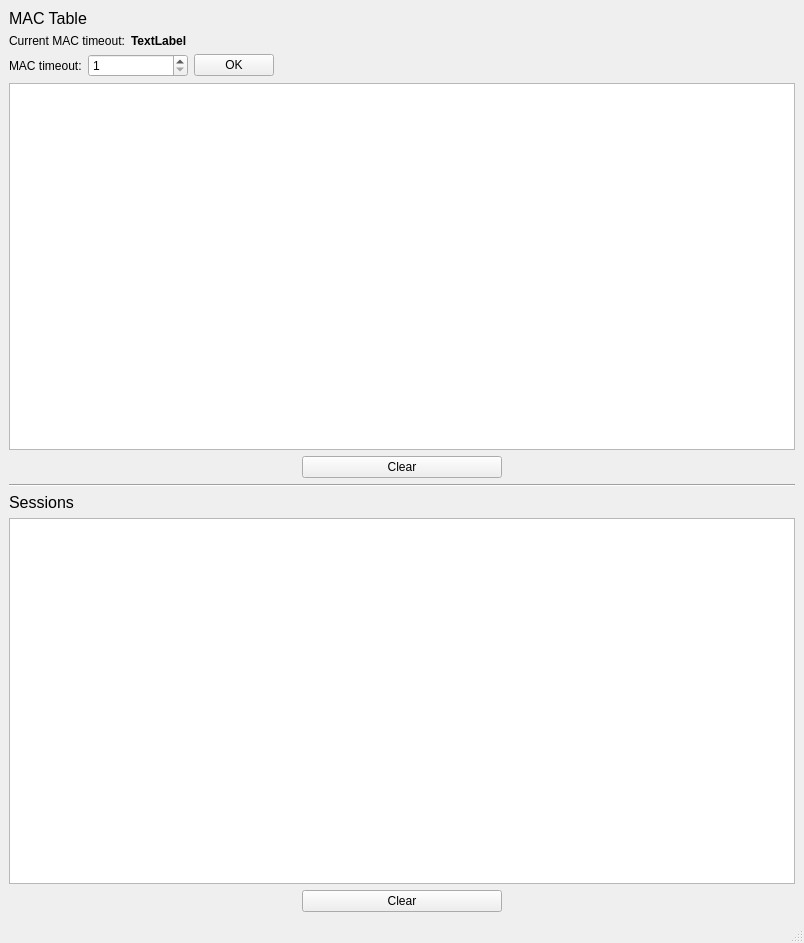
<?xml version="1.0" encoding="UTF-8"?>
<ui version="4.0">
 <class>InfoTable</class>
 <widget class="QMainWindow" name="InfoTable">
  <property name="geometry">
   <rect>
    <x>0</x>
    <y>0</y>
    <width>804</width>
    <height>943</height>
   </rect>
  </property>
  <property name="windowTitle">
   <string>MainWindow</string>
  </property>
  <widget class="QWidget" name="centralwidget">
   <layout class="QVBoxLayout" name="verticalLayout_2">
    <item>
     <widget class="QLabel" name="title_mac">
      <property name="font">
       <font>
        <pointsize>12</pointsize>
       </font>
      </property>
      <property name="text">
       <string>MAC Table</string>
      </property>
     </widget>
    </item>
    <item>
     <layout class="QHBoxLayout" name="horizontalLayout_4">
      <item>
       <widget class="QLabel" name="label_2">
        <property name="sizePolicy">
         <sizepolicy hsizetype="Fixed" vsizetype="Preferred">
          <horstretch>0</horstretch>
          <verstretch>0</verstretch>
         </sizepolicy>
        </property>
        <property name="text">
         <string>Current MAC timeout:</string>
        </property>
       </widget>
      </item>
      <item>
       <widget class="QLabel" name="currentTimeout">
        <property name="font">
         <font>
          <bold>true</bold>
         </font>
        </property>
        <property name="text">
         <string>TextLabel</string>
        </property>
       </widget>
      </item>
     </layout>
    </item>
    <item>
     <layout class="QHBoxLayout" name="horizontalLayout">
      <item>
       <widget class="QLabel" name="labelTimeout">
        <property name="sizePolicy">
         <sizepolicy hsizetype="Fixed" vsizetype="Preferred">
          <horstretch>0</horstretch>
          <verstretch>0</verstretch>
         </sizepolicy>
        </property>
        <property name="text">
         <string>MAC timeout:</string>
        </property>
       </widget>
      </item>
      <item>
       <widget class="QSpinBox" name="timeoutValue">
        <property name="sizePolicy">
         <sizepolicy hsizetype="Fixed" vsizetype="Fixed">
          <horstretch>0</horstretch>
          <verstretch>0</verstretch>
         </sizepolicy>
        </property>
        <property name="minimumSize">
         <size>
          <width>100</width>
          <height>0</height>
         </size>
        </property>
        <property name="minimum">
         <number>1</number>
        </property>
        <property name="maximum">
         <number>1200</number>
        </property>
       </widget>
      </item>
      <item>
       <widget class="QPushButton" name="acceptTimeout">
        <property name="sizePolicy">
         <sizepolicy hsizetype="Fixed" vsizetype="Fixed">
          <horstretch>0</horstretch>
          <verstretch>0</verstretch>
         </sizepolicy>
        </property>
        <property name="text">
         <string>OK</string>
        </property>
       </widget>
      </item>
      <item>
       <spacer name="horizontalSpacer">
        <property name="orientation">
         <enum>Qt::Horizontal</enum>
        </property>
        <property name="sizeHint" stdset="0">
         <size>
          <width>40</width>
          <height>20</height>
         </size>
        </property>
       </spacer>
      </item>
     </layout>
    </item>
    <item>
     <widget class="QTableView" name="macTable"/>
    </item>
    <item>
     <layout class="QHBoxLayout" name="horizontalLayout_2">
      <item>
       <widget class="QPushButton" name="clearMac">
        <property name="sizePolicy">
         <sizepolicy hsizetype="Fixed" vsizetype="Fixed">
          <horstretch>0</horstretch>
          <verstretch>0</verstretch>
         </sizepolicy>
        </property>
        <property name="minimumSize">
         <size>
          <width>200</width>
          <height>0</height>
         </size>
        </property>
        <property name="text">
         <string>Clear</string>
        </property>
        <property name="flat">
         <bool>false</bool>
        </property>
       </widget>
      </item>
     </layout>
    </item>
    <item>
     <widget class="Line" name="line">
      <property name="orientation">
       <enum>Qt::Horizontal</enum>
      </property>
     </widget>
    </item>
    <item>
     <widget class="QLabel" name="label">
      <property name="font">
       <font>
        <pointsize>12</pointsize>
       </font>
      </property>
      <property name="text">
       <string>Sessions</string>
      </property>
     </widget>
    </item>
    <item>
     <widget class="QTableView" name="sessionsTable"/>
    </item>
    <item>
     <layout class="QHBoxLayout" name="horizontalLayout_3">
      <item>
       <widget class="QPushButton" name="clearSessions">
        <property name="sizePolicy">
         <sizepolicy hsizetype="Fixed" vsizetype="Fixed">
          <horstretch>0</horstretch>
          <verstretch>0</verstretch>
         </sizepolicy>
        </property>
        <property name="minimumSize">
         <size>
          <width>200</width>
          <height>0</height>
         </size>
        </property>
        <property name="text">
         <string>Clear</string>
        </property>
       </widget>
      </item>
     </layout>
    </item>
   </layout>
  </widget>
  <widget class="QStatusBar" name="statusbar"/>
 </widget>
 <resources/>
 <connections/>
</ui>
